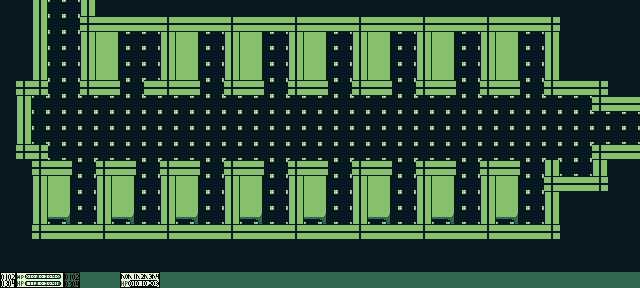

Rendered tile map (Tiled .tmx) drawn with the repository's tilesets; below, a short description and the full map source, tile grids included:
An orthogonal 40x18 tile map with 16x16 px tiles, 2 tile layers (Tile Layer 1, Tile Layer 2), 2 tilesets.

<map version="1.10" tiledversion="1.11.0" orientation="orthogonal" renderorder="right-down" width="40" height="18" tilewidth="16" tileheight="16" infinite="0" nextlayerid="3" nextobjectid="1">
 <tileset firstgid="1" source="Temporal Light/temporal_light_tileset.tsx" />
 <tileset firstgid="4097" source="Temporal Light/temporal_light_tileset2.tsx" />
 <layer id="1" name="Tile Layer 1" width="40" height="18">
  <data encoding="csv">
2949,2949,2949,4226,4226,0,0,0,0,0,0,0,0,0,0,0,0,0,0,0,0,0,0,0,0,0,0,0,0,0,0,0,0,0,0,0,0,0,0,0,
2949,2949,2949,4226,4226,0,0,0,0,0,0,0,0,0,0,0,0,0,0,0,0,0,0,0,0,0,0,0,0,0,0,0,0,0,0,0,0,0,0,0,
2949,2949,2949,4226,4226,0,0,4226,4226,4226,0,0,4226,4226,0,0,4226,4226,0,0,4226,4226,0,0,4226,4226,0,0,4226,4226,0,0,4226,4226,0,0,0,0,0,0,
2949,2949,2949,4226,4226,0,0,4226,4226,4226,0,0,4226,4226,0,0,4226,4226,0,0,4226,4226,0,0,4226,4226,0,0,4226,4226,0,0,4226,4226,0,0,0,0,0,0,
2949,2949,2949,4226,4226,0,0,4226,4226,4226,0,0,4226,4226,0,0,4226,4226,0,0,4226,4226,0,0,4226,4226,0,0,4226,4226,0,0,4226,4226,0,0,0,0,0,0,
2949,2949,2949,4226,4226,0,0,4226,4226,4226,0,0,4226,4226,0,0,4226,4226,0,0,4226,4226,0,0,4226,4226,0,0,4226,4226,0,0,4226,4226,0,0,0,0,0,0,
2949,2949,4226,4226,4226,4226,4226,4226,4226,4226,4226,4226,4226,4226,4226,4226,4226,4226,4226,4226,4226,4226,4226,4226,4226,4226,4226,4226,4226,4226,4226,4226,4226,4226,4226,4226,4226,0,0,0,
2949,2949,4226,4226,4226,4226,4226,4226,4226,4226,4226,4226,4226,4226,4226,4226,4226,4226,4226,4226,4226,4226,4226,4226,4226,4226,4226,4226,4226,4226,4226,4226,4226,4226,4226,4226,4226,4226,4226,4226,
2949,2949,4226,4226,4226,4226,4226,4226,4226,4226,4226,4226,4226,4226,4226,4226,4226,4226,4226,4226,4226,4226,4226,4226,4226,4226,4226,4226,4226,4226,4226,4226,4226,4226,4226,4226,4226,4226,4226,4226,
2949,2949,2949,4226,4226,4226,4226,4226,4226,4226,4226,4226,4226,4226,4226,4226,4226,4226,4226,4226,4226,4226,4226,4226,4226,4226,4226,4226,4226,4226,4226,4226,4226,4226,4226,4226,4226,2949,2949,2949,
2949,2949,2949,4226,4226,4226,4226,4226,4226,4226,4226,4226,4226,4226,4226,4226,4226,4226,4226,4226,4226,4226,4226,4226,4226,4226,4226,4226,4226,4226,4226,4226,4226,4226,4226,4226,4226,2949,2949,2949,
2949,2949,2949,4226,4226,4226,2949,4226,4226,4226,2949,4226,4226,4226,2949,4226,4226,4226,2949,4226,4226,4226,2949,4226,4226,4226,2949,4226,4226,4226,2949,4226,4226,4226,2949,2949,2949,2949,2949,2949,
2949,2949,2949,4226,4226,4226,2949,4226,4226,4226,2949,4226,4226,4226,2949,4226,4226,4226,2949,4226,4226,4226,2949,4226,4226,4226,2949,4226,4226,4226,2949,4226,4226,4226,2949,2949,2949,2949,2949,2949,
2949,2949,2949,4226,4226,4226,2949,4226,4226,4226,2949,4226,4226,4226,2949,4226,4226,4226,2949,4226,4226,4226,2949,4226,4226,4226,2949,4226,4226,4226,2949,4226,4226,4226,2949,2949,2949,2949,2949,2949,
2949,2949,2949,2949,2949,2949,2949,2949,2949,2949,2949,2949,2949,2949,2949,2949,2949,2949,2949,2949,2949,2949,2949,2949,2949,2949,2949,2949,2949,2949,2949,2949,2949,2949,2949,2949,2949,2949,2949,2949,
2949,2949,2949,2949,2949,2949,2949,2949,2949,2949,2949,2949,2949,2949,2949,2949,2949,2949,2949,2949,2949,2949,2949,2949,2949,2949,2949,2949,2949,2949,2949,2949,2949,2949,2949,2949,2949,2949,2949,2949,
2949,2949,2949,2949,2949,2949,2949,2949,2949,2949,2949,2949,2949,2949,2949,2949,2949,2949,2949,2949,2949,2949,2949,2949,2949,2949,2949,2949,2949,2949,2949,2949,2949,2949,2949,2949,2949,2949,2949,2949,
1941,1942,1943,1944,1945,1946,1946,1947,1948,1949,1946,1946,1946,1946,1946,1946,1946,1946,1946,1946,1946,1946,1946,1946,1946,1946,1946,1946,1946,1946,1946,1946,1946,1946,1946,1946,1946,1946,1946,1946
</data>
 </layer>
 <layer id="2" name="Tile Layer 2" width="40" height="18">
  <data encoding="csv">
0,0,2310,0,0,2310,2949,2949,2949,2949,2949,2949,2949,2949,2949,2949,2949,2949,2949,2949,2949,2949,2949,2949,2949,2949,2949,2949,2949,2949,2949,2949,2949,2949,2949,2949,2949,2949,2949,2949,
0,0,2310,0,0,2632,2435,2435,2435,2435,2632,2435,2435,2435,2632,2435,2435,2435,2632,2435,2435,2435,2632,2435,2435,2435,2632,2435,2435,2435,2632,2435,2435,2435,2632,2949,2949,2949,2949,2949,
0,0,2310,0,0,2310,2061,2062,0,0,2310,2061,2062,0,2310,2061,2062,0,2310,2061,2062,0,2310,2061,2062,0,2310,2061,2062,0,2310,2061,2062,0,2310,2949,2949,2949,2949,2949,
0,0,2310,0,0,2310,2061,2062,0,0,2310,2061,2062,0,2310,2061,2062,0,2310,2061,2062,0,2310,2061,2062,0,2310,2061,2062,0,2310,2061,2062,0,2310,2949,2949,2949,2949,2949,
0,0,2310,0,0,2310,2061,2062,0,0,2310,2061,2062,0,2310,2061,2062,0,2310,2061,2062,0,2310,2061,2062,0,2310,2061,2062,0,2310,2061,2062,0,2310,2949,2949,2949,2949,2949,
0,2632,2632,0,0,2632,2435,2497,0,2435,2632,2435,2497,0,2632,2435,2497,0,2632,2435,2497,0,2632,2435,2497,0,2632,2435,2497,0,2632,2435,2497,0,2632,2435,2435,2632,2949,2949,
0,2310,0,0,0,0,0,0,0,0,0,0,0,0,0,0,0,0,0,0,0,0,0,0,0,0,0,0,0,0,0,0,0,0,0,0,0,2632,2435,2435,
0,2310,0,0,0,0,0,0,0,0,0,0,0,0,0,0,0,0,0,0,0,0,0,0,0,0,0,0,0,0,0,0,0,0,0,0,0,0,0,0,
0,2310,0,0,0,0,0,0,0,0,0,0,0,0,0,0,0,0,0,0,0,0,0,0,0,0,0,0,0,0,0,0,0,0,0,0,0,0,0,0,
0,2632,2632,0,0,0,0,0,0,0,0,0,0,0,0,0,0,0,0,0,0,0,0,0,0,0,0,0,0,0,0,0,0,0,0,0,0,2632,2435,2435,
0,0,2632,2435,2497,0,2632,2435,2497,0,2632,2435,2497,0,2632,2435,2497,0,2632,2435,2497,0,2632,2435,2497,0,2632,2435,2497,0,2632,2435,2497,0,2310,0,0,2310,0,0,
0,0,2310,2061,2062,0,2310,2061,2062,0,2310,2061,2062,0,2310,2061,2062,0,2310,2061,2062,0,2310,2061,2062,0,2310,2061,2062,0,2310,2061,2062,0,2632,2435,2435,2632,0,0,
0,0,2310,2061,2062,0,2310,2061,2062,0,2310,2061,2062,0,2310,2061,2062,0,2310,2061,2062,0,2310,2061,2062,0,2310,2061,2062,0,2310,2061,2062,0,2310,0,0,0,0,0,
0,0,2310,2125,2126,0,2310,2125,2126,0,2310,2125,2126,0,2310,2125,2126,0,2310,2125,2126,0,2310,2125,2126,0,2310,2125,2126,0,2310,2125,2126,0,2310,0,0,0,0,0,
0,0,2632,2435,2435,2435,2632,2435,2435,2435,2632,2435,2435,2435,2632,2435,2435,2435,2632,2435,2435,2435,2632,2435,2435,2435,2632,2435,2435,2435,2632,2435,2435,2435,2632,0,0,0,0,0,
0,0,0,0,0,0,0,0,0,0,0,0,0,0,0,0,0,0,0,0,0,0,0,0,0,0,0,0,0,0,0,0,0,0,0,0,0,0,0,0,
0,0,0,0,0,0,0,0,0,0,0,0,0,0,0,0,0,0,0,0,0,0,0,0,0,0,0,0,0,0,0,0,0,0,0,0,0,0,0,0,
0,0,0,0,0,0,0,0,0,0,0,0,0,0,0,0,0,0,0,0,0,0,0,0,0,0,0,0,0,0,0,0,0,0,0,0,0,0,0,0
</data>
 </layer>
</map>
